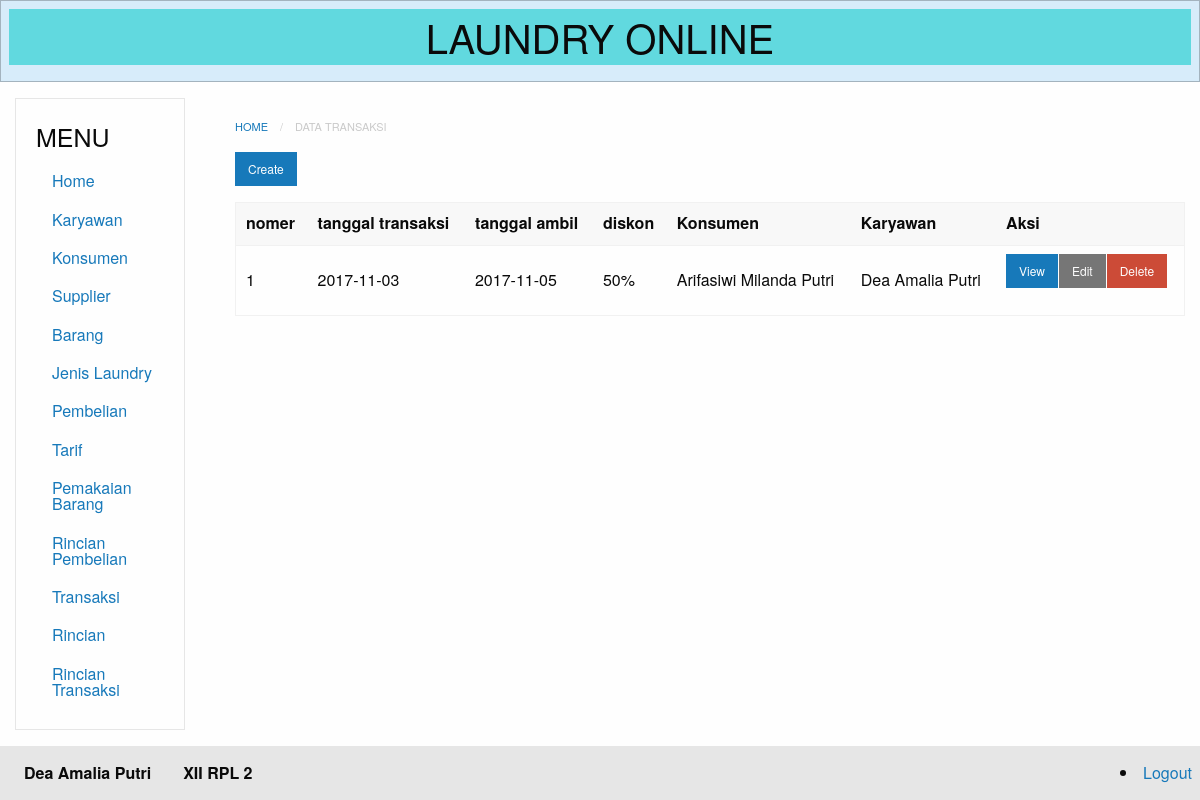
The app's page /index.php?module=transaksi (signed in) with its own data.
### tables this page shows
CREATE TABLE `transaksi` (
  `id` int(11) NOT NULL,
  `nomer` varchar(30) NOT NULL,
  `tanggal_transaksi` date NOT NULL,
  `tanggal_ambil` date NOT NULL,
  `diskon` varchar(30) NOT NULL,
  `konsumen_id` int(11) NOT NULL,
  `karyawan_id` int(11) NOT NULL
);

CREATE TABLE `konsumen` (
  `id` int(11) NOT NULL,
  `kode` varchar(20) NOT NULL,
  `nama` varchar(50) NOT NULL,
  `alamat` varchar(50) NOT NULL
);

CREATE TABLE `karyawan` (
  `id` int(11) NOT NULL,
  `nik` varchar(20) NOT NULL,
  `nama` varchar(50) NOT NULL,
  `alamat` varchar(50) NOT NULL,
  `telp` varchar(50) NOT NULL,
  `gender` enum('L','P') NOT NULL
);

### database.php (called while the page is built, shortened)
<?php
class Database {
	private $db_host = "localhost";
	private $db_user = "root";
	private $db_pass = "";
	private $db_name = "11_deaamaliaputri_laundry";
	var $con = false;
    var $myconn = "";
	var $result = array();
    function __construct() {
        if(!$this->con){
            $this->myconn = new mysqli($this->db_host, $this->db_user, $this->db_pass, $this->db_name);
            if($this->myconn->connect_errno > 0){
                array_push($this->result, $this->myconn->connect_error);
                return false;
            }else{
                $this->myconn->set_charset('utf8');
                $this->con = true;
                return true;
            }
        } else {
            return true;
        }
    }
	public function select($table, $rows = '*', $join = null,$join2 = null , $where = null, $order = null, $limit = null){
		$q = 'SELECT '.$rows.' FROM '.$table;
		if($join != null){
			$q .= ' JOIN '.$join;
		}
		if($join2 != null){
			$q .= ' JOIN '.$join2;
		}
        if($this->tableExists($table)){
        	$query = $this->myconn->query($q);
			if($query){
				$this->numResults = $query->num_rows;
				for($i = 0; $i < $this->numResults; $i++){
					$r = $query->fetch_array();
                	$key = array_keys($r);
                	for($x = 0; $x < count($key); $x++){
                    	if(!is_int($key[$x])){
                    		if($query->num_rows >= 1){
                    			$this->result[$i][$key[$x]] = $r[$key[$x]];
							}else{
								$this->result[$i][$key[$x]] = null;
							}
						}
					}
				}
				return true;
			}else{
				array_push($this->result, $this->myconn->error);
				return false;
			}
      	}else{
      		return false;
    	}
    }
	private function TableExists($table) {
    	$res = $this->myconn->query('SHOW TABLES LIKE "'.$table.'"');
    	if(isset($res->num_rows)) {
        	return $res->num_rows > 0 ? true : false;
    	} else {
    		array_push($this->result, $table." does not exist in this database");
    		return false;
    	}
	}
    public function getResult(){
        $val = $this->result;
        $this->result = array();
        return $val;
    }
}

### modules/transaksi/transaksi-index.php (the view)
<nav aria-label="You are here:" role="navigation">
<ul class="breadcrumbs">
  <li><a href="?module=home">Home</a></li>
  <li class="disabled">Data transaksi</li>
</ul>
</nav>
  <a href="?module=transaksi-create" class="small button">Create</a>
<table>
  <thead>
      <tr>
          <th>nomer</th>
          <th>tanggal transaksi</th>
          <th>tanggal ambil</th>
          <th>diskon</th>
          <th>Konsumen </th>
          <th>Karyawan </th>
          <th>Aksi</th>
      </tr>
  </thead>
<?php
  require_once("database.php");
  $db=new Database();
  $db->select('transaksi', 'transaksi.id, transaksi.nomer, transaksi.tanggal_transaksi, transaksi.tanggal_ambil, transaksi.diskon,
  transaksi.konsumen_id, transaksi.karyawan_id,
  konsumen.nama, karyawan.nama as karyawan',
  'konsumen ON konsumen.id = transaksi.konsumen_id',
  'karyawan ON karyawan.id = transaksi.karyawan_id');
  $res=$db->getResult();
  if(count($res) == 0){ ?>
    <tr>
        <td colspan="8">Tidak ada data yang tersedia </td>
    </tr>
<?php
    }else{
        foreach ($res as &$r){?>
        <tr>
            <td><?php echo $r['nomer'] ?></td>
            <td><?php echo $r['tanggal_transaksi'] ?></td>
            <td><?php echo $r['tanggal_ambil'] ?></td>
            <td><?php echo $r['diskon'] ?></td>
            <td><?php echo $r['nama'] ?></td>
            <td><?php echo $r['karyawan'] ?></td>
            <td>
                <div class="small button-group">
                    <a href="?module=transaksi-show&id=<?php echo $r['id']; ?>" class=" button">View</a>
                    <a href="?module=transaksi-edit&id=<?php echo $r['id']; ?>" class="secondary button">Edit</a>
                    <a href="?module=transaksi-delete&id=<?php echo $r['id']; ?>"onClick='return confirm("Apakah yakin menghapus?")' class="alert button">Delete</a>
                </div>
            </td>
        </tr>
<?php
              }
          }
          ?>
</table>

### records on screen
transaksi: nomer "1", tanggal_transaksi "2017-11-03", tanggal_ambil "2017-11-05", diskon "50%", konsumen.nama "Arifasiwi Milanda Putri", karyawan.nama "Dea Amalia Putri"
